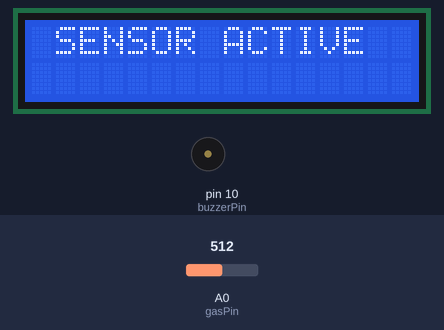
The sketch below on a simulated Arduino Uno, built with avr-gcc and run on an emulated ATmega328P. On the bench: 16×2 character LCD, buzzer (waves = sounding, pin HIGH). Inputs (shaded band) come from the test bench; at power-on: A0 (gasPin) = 512. What the sketch prints to the serial monitor is not drawn.

Above: at 6.1 s.
At 8.7 s:
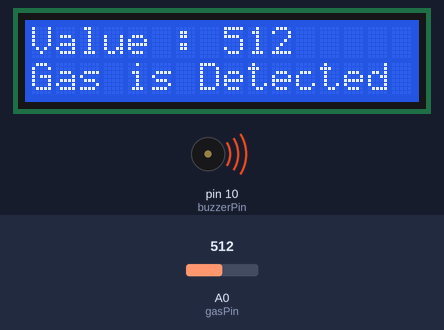
8.8 s: A0 (gasPin) set to 340
At 10.0 s:
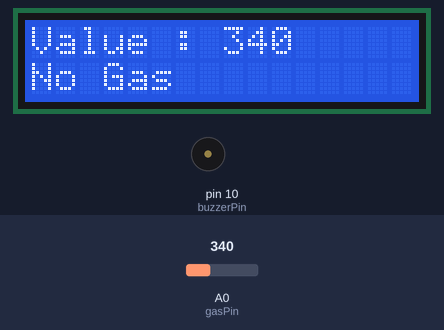
10.6 s: A0 (gasPin) set to 365
At 10.77 s:
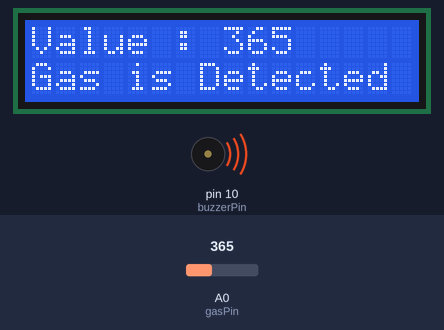
12.1 s: A0 (gasPin) set to 306
At 12.9 s:
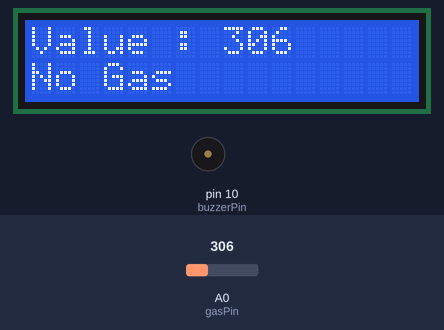
Timing chart, 0 to 15.1 s (numbered marks = the images above; inputs shaded):
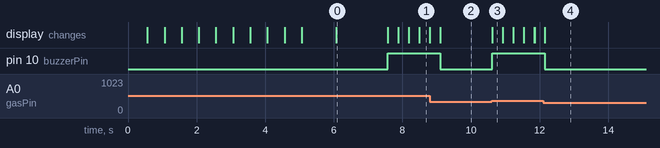

The sketch:

Gas_Sensing.ino
```cpp
#include <LiquidCrystal.h>
LiquidCrystal lcd(2, 3, 4, 5, 6, 7);

#define buzzerPin 10

#define gasPin A0


void setup() {
 Serial.begin(9600);
 lcd.begin(16, 2);

 pinMode(buzzerPin,OUTPUT);

 lcd.setCursor(0, 0);
  lcd.print("Calibrating");
    for(int i = 0; i <10; i++){
      if (i==4)
      {
         lcd.setCursor(0, 1);
         lcd.print(".");
        }
       else  lcd.print(".");
      delay(500);
      }
    lcd.setCursor(5, 1);
    lcd.print("done");
    delay(1000);
    lcd.clear();
    lcd.setCursor(1, 0);
    lcd.print("SENSOR ACTIVE");
    delay(1500);
    lcd.clear();

}

void loop() {

int gasSensor = analogRead(gasPin);

  if (gasSensor > 350)
  {
     digitalWrite(buzzerPin,HIGH);
     lcd.setCursor(0, 0);
     lcd.print("Value : ");
     lcd.print(gasSensor);
     Serial.print(gasSensor);
     Serial.print("\t");
     lcd.setCursor(0, 1);
     Serial.println("Gas is Detected");
     lcd.print("Gas is Detected");
     delay(300);
     lcd.clear();
  }
  else if (gasSensor < 350)
  {
     digitalWrite(buzzerPin,LOW);
     lcd.setCursor(0, 0);
     lcd.print("Value : ");
     lcd.print(gasSensor);
     Serial.print(gasSensor);
     Serial.print("\t");
     lcd.setCursor(0, 1);
     Serial.println("No Gas");
     lcd.print("No Gas");
     delay(300);
  }

}
```

Measured:
- the behaviour switches between 350 and 351 on A0 (gasPin) (found by bisection; images 2 and 3)
- after the input at 8.8 s, pin 10 (buzzerPin): HIGH → LOW after 0.31 s; the display: first differs from a run without the input after 0.31 s (image 2)
- after the input at 10.6 s, pin 10 (buzzerPin): LOW → HIGH at once; the display: changes at once (image 3)
- after the input at 12.1 s, pin 10 (buzzerPin): HIGH → LOW after 0.05 s; the display: first differs from a run without the input after 0.06 s (image 4)
- what the display in image 0 shows lasts 1.5 s, from 6.1 s to 7.6 s
